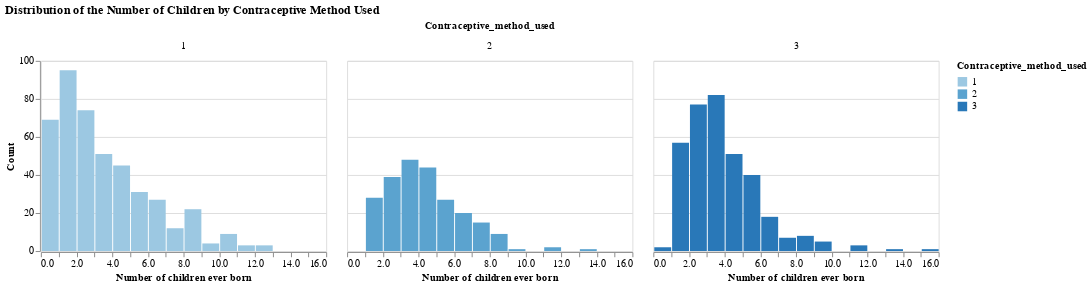

This figure's notebook cell:
### Code cell
alt.Chart(
    train_df
).mark_bar().encode(
    x=alt.X(
        "Number_of_children_ever_born",
        title="Number of children ever born",
        bin=alt.Bin(maxbins=30),
    ),
    y=alt.Y("count()", title="Count"),
    color="Contraceptive_method_used:O",
).properties(
    width=300, height=200
).facet(
    "Contraceptive_method_used",
    title="Distribution of the Number of Children by Contraceptive Method Used"
)

### Figure 1 — Vega-Lite specification as saved in the notebook (floating-point values rounded to 4 significant figures; data arrays with more than 128 entries replaced by an {"elided": "..."} marker saying what was removed)
{"$schema": "https://vega.github.io/schema/vega-lite/v4.8.1.json", "config": {"view": {"continuousHeight": 300, "continuousWidth": 400}}, "data": {"name": "data-9c1b5259640f3ca81c8276649418518e"}, "datasets": {"data-9c1b5259640f3ca81c8276649418518e": {"elided": "1031 records"}}, "facet": {"field": "Contraceptive_method_used", "type": "quantitative"}, "spec": {"encoding": {"color": {"field": "Contraceptive_method_used", "type": "ordinal"}, "x": {"bin": {"maxbins": 30}, "field": "Number_of_children_ever_born", "title": "Number of children ever born", "type": "quantitative"}, "y": {"aggregate": "count", "title": "Count", "type": "quantitative"}}, "height": 200, "mark": "bar", "width": 300}, "title": "Distribution of the Number of Children by Contraceptive Method Used"}
